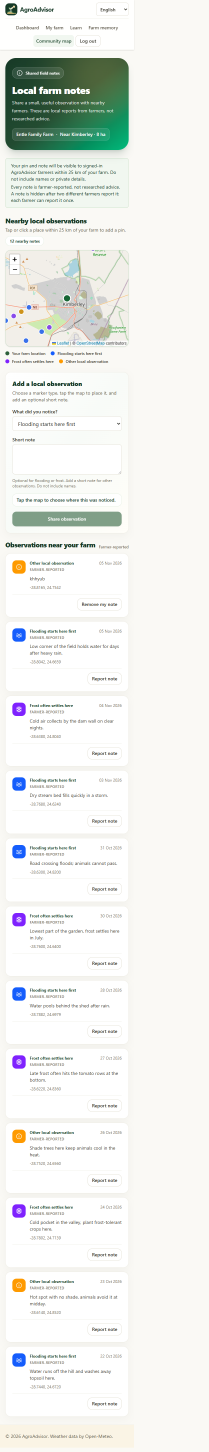
#> input picture docs/phase3/screens/community.png, 625 x 4356 px, given in place of home.png, which was not available (shown at 1/3 size)
$ python screens.py
#> lines starting #> are read from the running program, lines starting #| are printed output that depends on the picture
"""Cuts the tall full-page screenshots into panels and joins them side by side so they fit a Word page."""
import os
from PIL import Image

SRC = r"C:\Users\202308446\OneDrive - Sol Plaatje University\Desktop\AgroAdvisor\docs\phase3\screens"
PUBLIC = {"home", "login", "register"}


def compose(name, per_row, chunk_h, max_rows):
#> called with name = 'home', per_row = 2, chunk_h = 900, max_rows = 1
    img = Image.open(os.path.join(SRC, name + ".png")).convert("RGB")
#> img is the input picture: PIL image 625x4356 RGB; mean R, G, B 238.4, 240.2, 236.5
    width = 625 if name in PUBLIC else 404
    img = img.crop((0, 0, min(width, img.width), img.height))
    chunk_h = -(-img.height // (per_row * max_rows))
#> chunk_h = 2178
    chunks = [img.crop((0, y, img.width, min(y + chunk_h, img.height))) for y in range(0, img.height, chunk_h)]
#> chunks = 2 items
    chunks = chunks[: per_row * max_rows]
    rows = [chunks[i : i + per_row] for i in range(0, len(chunks), per_row)]
#> rows = 1 item
    gap = 14
    out_w = per_row * img.width + (per_row - 1) * gap
#> out_w = 1264
    out_h = len(rows) * chunk_h + (len(rows) - 1) * gap
#> out_h = 2178
    out = Image.new("RGB", (out_w, out_h), (200, 200, 200))
#> out: PIL image 1264x2178 RGB; every value is 200
    for r, row in enumerate(rows):
        for c, chunk in enumerate(row):
            out.paste(chunk, (c * (img.width + gap), r * (chunk_h + gap)))
#> this loop made 1 pass
#> r on pass 1: 0
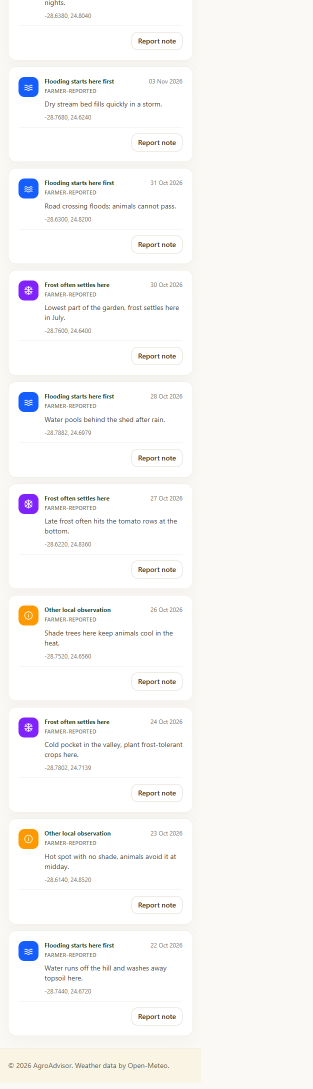
#> chunk: PIL image 625x2178 RGB (shown at 1/2 size); mean R, G, B 248.1, 247.4, 245.9
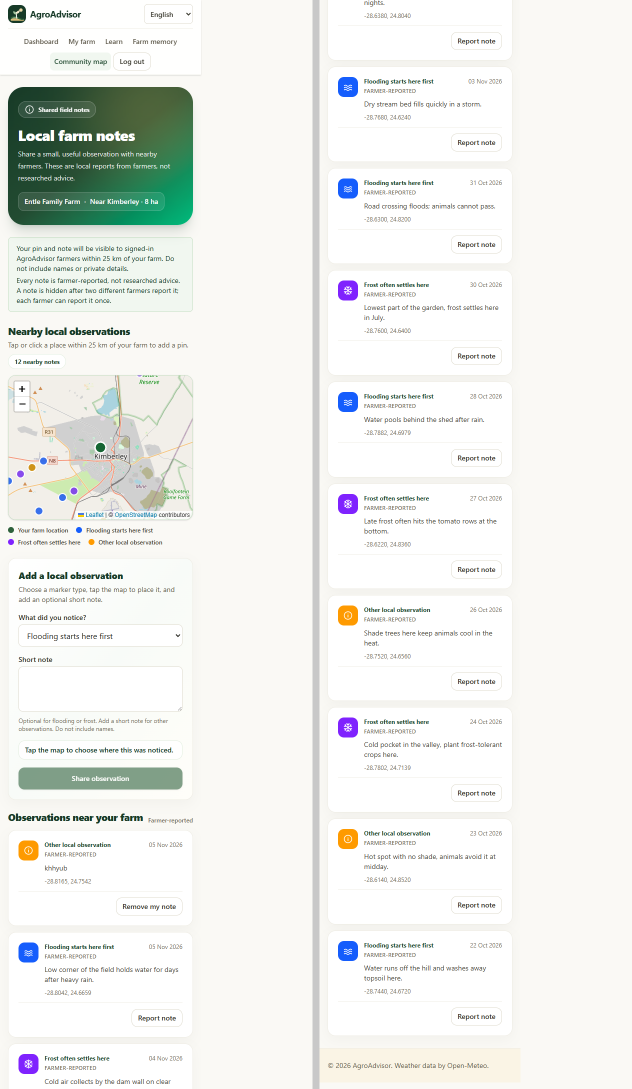
#> out: PIL image 1264x2178 RGB (shown at 1/2 size); mean R, G, B 238, 239.8, 236.1
    path = os.path.join(SRC, "composite-" + name + ".png")
    out.save(path)
    return path, img.height, len(chunks)


if __name__ == "__main__":
    for n, per_row, ch, rows in (("home", 2, 900, 1), ("login", 1, 700, 1), ("register", 1, 900, 1), ("dashboard", 2, 900, 1),
                                 ("farm", 2, 900, 2), ("lessons", 3, 900, 2), ("memory", 2, 900, 1), ("community", 3, 900, 2)):
        print(n, compose(n, per_row, ch, rows))
#> pass 2 of the loop `for n, per_row, ch, rows in (("home", 2, 900, 1), ("login", 1, 700, 1)..`:
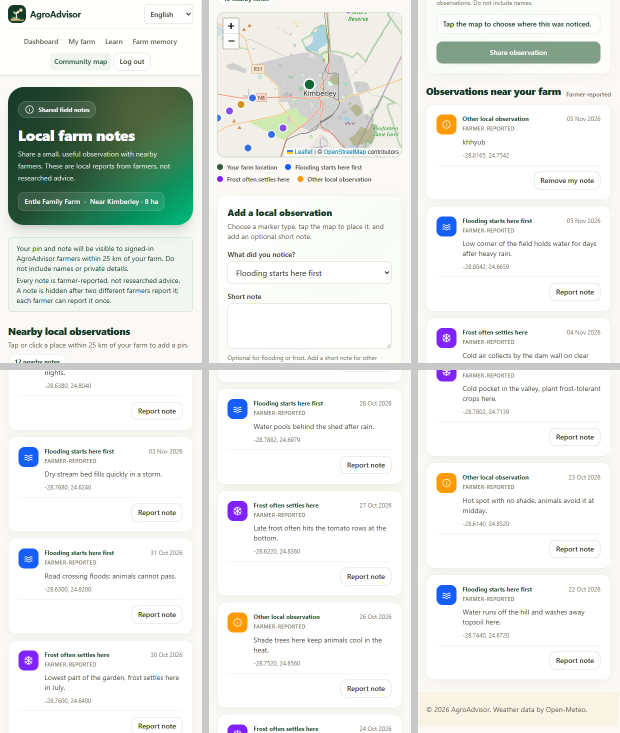
#> input picture docs/phase3/screens/composite-community.png, 1240 x 1466 px, given in place of login.png, which was not available (shown at 1/2 size)
#> in compose, img is the input picture: PIL image 1240x1466 RGB; mean R, G, B 231, 234.3, 230.8
#> in compose (call 2), `img = img.crop((0, 0, min(width, img.width), img.height))`:
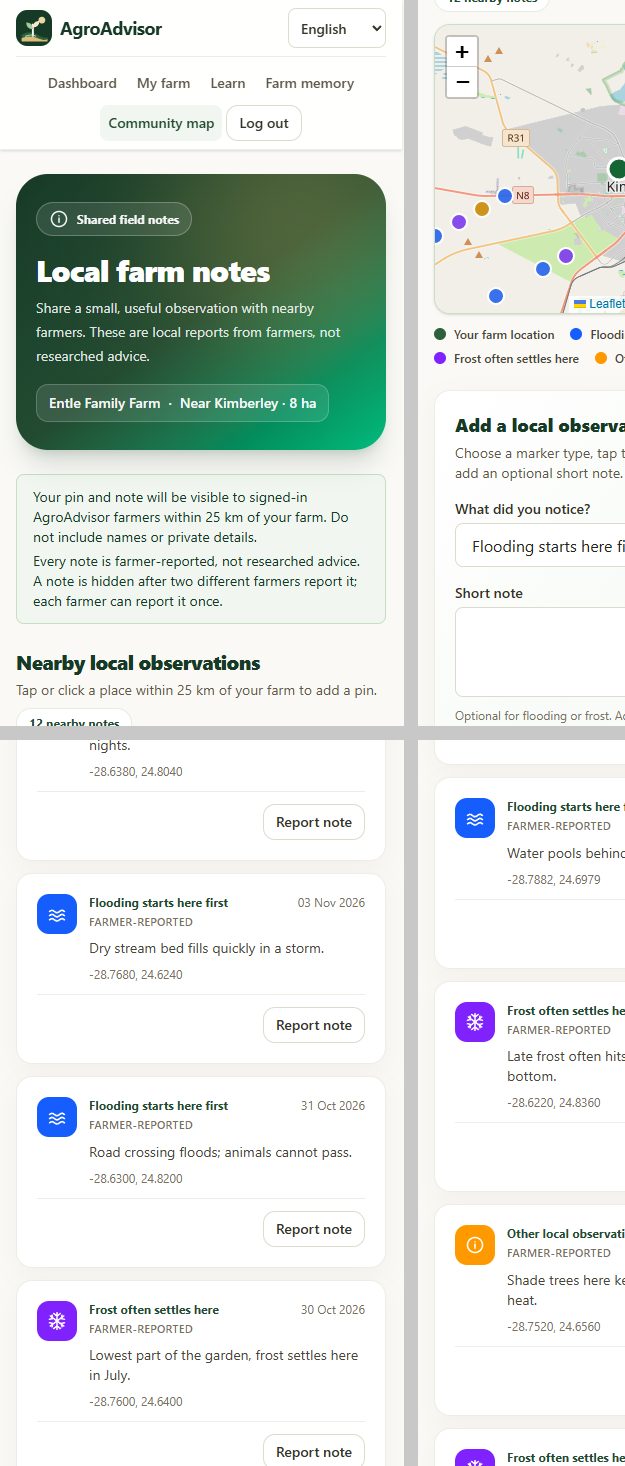
#> img: PIL image 625x1466 RGB; mean R, G, B 220.1, 226.4, 221.7
#> chunks = 1 item
#> out_h = 1466
#> the loop in compose (call 2), `for r, row in enumerate(rows):` made 1 pass
#> (the run stopped early here; a loop or call above may not have finished)
